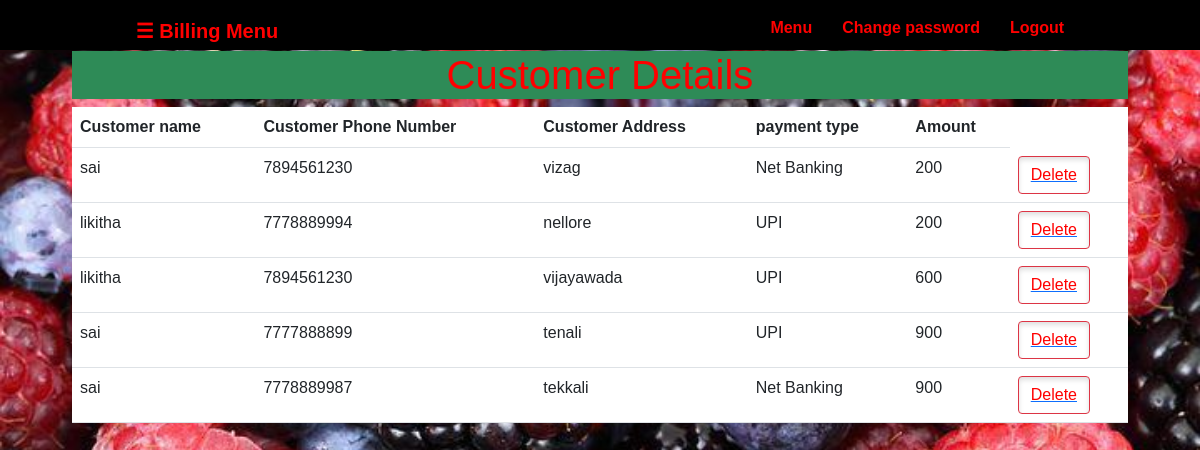
Screenshot of /project/cust1/ with the database file from the repository.
### food_billing_system_app/models.py (models this page shows, shortened)
class cust1(models.Model):
	cname=models.CharField(max_length=100,null=True)
	cphone = models.CharField(max_length=100,null=True)
	caddress = models.CharField(max_length=100,null=True)
	ctype = models.CharField(max_length=100,null=True)
	camount = models.CharField(max_length=100,null=True)

### food_billing_system_app/views.py (the view)
# urls.py: path("cust1/",views.cust11,name="cust1"),
def cust11(request):
	data=cust1.objects.all()
	return render(request,"cust1.html",{"data":data})

### food_billing_system_app/templates/cust1.html
{% extends "base1.html" %}
{% block foo %}
{% load static %}
<center>
<h1 style="background-color: seagreen; color: red;">Customer Details</h1>
<table class="table " style="background-color: white;">
			<tr>
				<th>Customer name</th>
				<th>Customer Phone Number</th>
				<th>Customer Address</th>
				<th>payment type</th>
				<th>Amount</th>
			</tr>
			{% for i in data %}
			<tr>
					<td>{{i.cname}}</td>
					<td>{{i.cphone}}</td>
					<td>{{i.caddress}}</td>
					<td>{{i.ctype}}</td>
					<td>{{i.camount}}</td>
					<td><button class="btn btn-outline-danger btn-link"><a href="{% url 'delete3' i.id %}">Delete</a></button></td>
			</tr>
			{% endfor %}
		</table>
</center>
{% endblock %}

### food_billing_system_app/static/css/index.css (style rules this page uses)
#BG { background-attachment: fixed; background-repeat: no-repeat; background-size: 100% 100%; }
body { margin: 0; padding: 0; font-family: sans-serif; }
a { text-decoration: none; background-color: transparent; color:red; }
button { color: #fff; background-color: #c9302c; border-color: #ac2925; box-shadow: inset 0 3px 5px rgba(0, 0, 0, .125); padding: 10px 16px; font-size: 18px; border-radius: 6px; }

### rows the page displays
cust1: cname "sai", cphone "7894561230", caddress "vizag", ctype "Net Banking", camount "200"
cust1: cname "likitha", cphone "7778889994", caddress "nellore", ctype "UPI", camount "200"
cust1: cname "likitha", cphone "7894561230", caddress "vijayawada", ctype "UPI", camount "600"
cust1: cname "sai", cphone "7777888899", caddress "tenali", ctype "UPI", camount "900"
cust1: cname "sai", cphone "7778889987", caddress "tekkali", ctype "Net Banking", camount "900"
